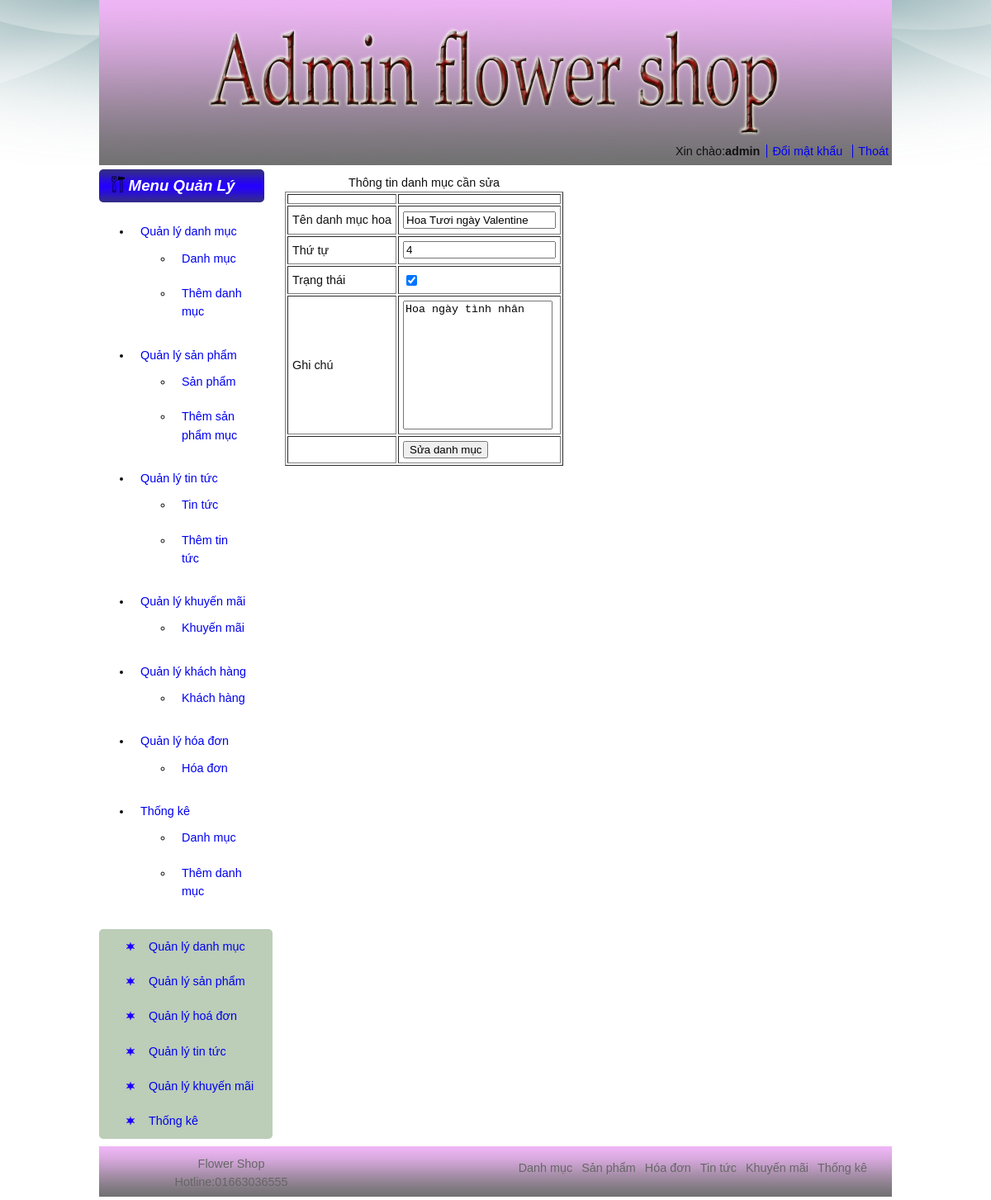
Screenshot of /admin/index.php?page=suadanhmuc&cid=9 (signed in) with the database file from the repository.
### tables this page shows
CREATE TABLE `danhmuchoa` (
  `idDM` int(11) NOT NULL,
  `tenDM` varchar(100) NOT NULL,
  `stt` int(11) NOT NULL,
  `trangthai` tinyint(1) NOT NULL,
  `ghichu` varchar(100) DEFAULT NULL
);

### admin/suadanhmuc.php (the view, shortened to what this page needs)
<?php
if(isset ($_REQUEST['page']))
{
    if(isset ($_REQUEST['cid']))
    {
        $cid=$_REQUEST['cid'];
        $sql="select * from danhmuchoa where idDM=$cid";
        $ds=mysql_query($sql);
        while ($pt=  mysql_fetch_array($ds))
        {
            $name=$pt['tenDM'];
            $stt=$pt['stt'];
            $tt=$pt['trangthai'];
            $ghichu=$pt['ghichu'];
        }
    }
?>
<!DOCTYPE HTML PUBLIC "-//W3C//DTD HTML 4.01 Transitional//EN">
<html>
  <head>
  </head>
  <body>
      <form name="form1" action="xulysua.php" method="post">
          <table border="1" cellpadding="5">
              <caption>Thông tin danh mục cần sửa</caption>
              <tr>
                  <td></td>
                  <td><input type="hidden" name="cid"  value="<?php echo $cid;?>"</td>
              </tr>
              <tr>
                  <td>Tên danh mục hoa</td>
                  <Td><input type="text" name="txtname" value="<?php echo $name ?>"/></Td>
              </tr>
               <tr>
                  <td>Thứ tự</td>
                  <Td><input type="text" name="txtstt" value="<?php echo $stt ?>"/></Td>
              </tr>
               <tr>
                  <td>Trạng thái</td>
                  <Td>
                      <?php
                      if($tt==1)
                      {
                          ?>
                      <input type="checkbox" name="cbtt" checked="yes"/>
                      <?php
                      }
                      else
                      {
                          ?>
                      <input type="checkbox" name="cbtt"/>
                      <?php
                      }
                      ?>
                  </Td>
              </tr>
              <tr>
                  <td>Ghi chú</td>
                  <Td><textarea name="txtghichu" value="" rows="10" cols="20"><?php echo $ghichu; ?> </textarea> </Td>
              </tr>
               <tr>
                  <td></td>
                  <Td><input type="submit" name="btnedit" value="Sửa danh mục"/></Td>
              </tr>
          </table>
      </form>
  </body>
</html>
    <?php
}
else
{
    echo "Không tồn tại trang này đâu";
}
?>

### admin/css/style.css (style rules this page uses)
body { background: url("../images/bg.jpg") no-repeat scroll center top #FFFFFF; color: #111111; font: 90%/1.55em Arial,Verdana,Helvetica,sans-serif; margin: 0; padding: 0; }
textarea { resize: none; }

### rows the page displays
danhmuchoa: txtname "Hoa Tươi ngày Valentine", txtstt "4", txtghichu "Hoa ngày tình nhân"

### other values shown
$_SESSION['username'] "admin"
